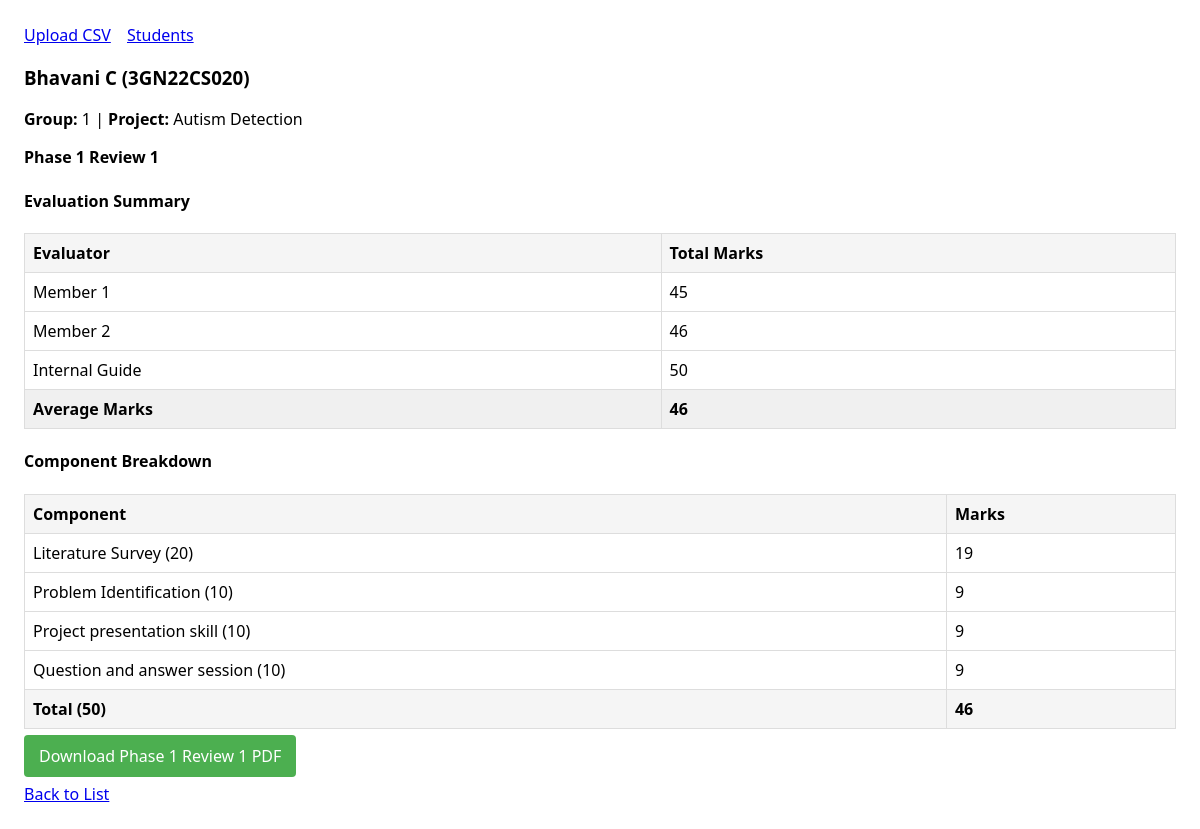
The app's page /students/1?phase=1&review=1 with its own data.
### models.py (models this page shows)
class Student(db.Model):
    id = db.Column(db.Integer, primary_key=True)
    group_no = db.Column(db.String(50))
    project_title = db.Column(db.String(255))
    project_guide = db.Column(db.String(128))
    seat_no = db.Column(db.String(64), nullable=False, index=True)
    name = db.Column(db.String(128), nullable=False)
    evaluations = db.relationship("Evaluation", backref="student", lazy=True, cascade="all, delete-orphan")

class Evaluation(db.Model):
    __table_args__ = (
        db.UniqueConstraint('student_id', 'phase', 'review_no', name='uq_eval_student_phase_review'),
    )
    id = db.Column(db.Integer, primary_key=True)
    phase = db.Column(db.Integer, default=1, nullable=False)  # 1 or 2
    review_no = db.Column(db.Integer, default=1, nullable=False)  # 1 or 2
    total_marks = db.Column(db.Integer, nullable=False)
    criteria1 = db.Column(db.Integer, nullable=False)  # P1R1: Lit Survey(20), P1R2: Objectives(10), P2: Prelim(15)
    criteria2 = db.Column(db.Integer, nullable=False)  # P1R1: Problem(10), P1R2: Methodology(10), P2: Execution(15)
    criteria3 = db.Column(db.Integer, nullable=False)  # All: Presentation (10/15)
    criteria4 = db.Column(db.Integer, nullable=False)  # All: Q&A (10/15)
    member1_criteria1 = db.Column(db.Integer, nullable=True)
    member1_criteria2 = db.Column(db.Integer, nullable=True)
    member1_criteria3 = db.Column(db.Integer, nullable=True)
    member1_criteria4 = db.Column(db.Integer, nullable=True)
    member2_criteria1 = db.Column(db.Integer, nullable=True)
    member2_criteria2 = db.Column(db.Integer, nullable=True)
    member2_criteria3 = db.Column(db.Integer, nullable=True)
    member2_criteria4 = db.Column(db.Integer, nullable=True)
    guide_criteria1 = db.Column(db.Integer, nullable=True)
    guide_criteria2 = db.Column(db.Integer, nullable=True)
    guide_criteria3 = db.Column(db.Integer, nullable=True)
    guide_criteria4 = db.Column(db.Integer, nullable=True)
    student_id = db.Column(db.Integer, db.ForeignKey("student.id"), nullable=False)

### app.py (the view)
    @app.route("/students/<int:student_id>")
    def student_detail(student_id: int):
        phase = request.args.get("phase", session.get("current_phase", 1), type=int)
        review = request.args.get("review", session.get("current_review", 1), type=int)
        session["current_phase"] = phase
        session["current_review"] = review
        student = Student.query.get_or_404(student_id)
        ev = Evaluation.query.filter_by(student=student, phase=phase, review_no=review).first()
        if not ev:
            flash(f"No evaluation found for Phase {phase} Review {review}", "error")
            return redirect(url_for("list_students", phase=phase, review=review))
        config = get_review_config(phase, review)
        return render_template("student_detail.html", student=student, ev=ev, phase=phase, review=review, config=config)

### review_config.py (called while the page is built)
def get_review_config(phase, review):
    return REVIEW_CRITERIA.get((phase, review))

### templates/student_detail.html
{% extends "base.html" %}
{% block content %}
<h3>{{ student.name }} ({{ student.seat_no }})</h3>
<p><strong>Group:</strong> {{ student.group_no or '-' }} | <strong>Project:</strong> {{ student.project_title or '-' }}</p>
<p><strong>Phase {{ phase }} Review {{ review }}</strong></p>
<h4>Evaluation Summary</h4>
{% set member1_total = (ev.member1_criteria1 or 0) + (ev.member1_criteria2 or 0) + (ev.member1_criteria3 or 0) + (ev.member1_criteria4 or 0) %}
{% set member2_total = (ev.member2_criteria1 or 0) + (ev.member2_criteria2 or 0) + (ev.member2_criteria3 or 0) + (ev.member2_criteria4 or 0) %}
{% set guide_total = (ev.guide_criteria1 or 0) + (ev.guide_criteria2 or 0) + (ev.guide_criteria3 or 0) + (ev.guide_criteria4 or 0) %}
<table>
  <tr>
    <th>Evaluator</th>
    <th>Total Marks</th>
  </tr>
  <tr>
    <td>Member 1</td>
    <td>{{ member1_total }}</td>
  </tr>
  <tr>
    <td>Member 2</td>
    <td>{{ member2_total }}</td>
  </tr>
  <tr>
    <td>Internal Guide</td>
    <td>{{ guide_total }}</td>
  </tr>
  <tr style="background-color: #f0f0f0; font-weight: bold;">
    <td>Average Marks</td>
    <td><strong>{{ ev.total_marks }}</strong></td>
  </tr>
</table>
<h4>Component Breakdown</h4>
<table>
  <tr><th>Component</th><th>Marks</th></tr>
  {% if config %}
  {% for criterion in config.criteria %}
  <tr>
    <td>{{ criterion.name }} ({{ criterion.max_marks }})</td>
    <td>{{ ev['criteria' ~ loop.index] }}</td>
  </tr>
  {% endfor %}
  {% else %}
  <tr><td>Criterion 1</td><td>{{ ev.criteria1 }}</td></tr>
  <tr><td>Criterion 2</td><td>{{ ev.criteria2 }}</td></tr>
  <tr><td>Criterion 3</td><td>{{ ev.criteria3 }}</td></tr>
  <tr><td>Criterion 4</td><td>{{ ev.criteria4 }}</td></tr>
  {% endif %}
  <tr><th>Total (50)</th><th>{{ ev.total_marks }}</th></tr>
</table>
<p>
  <a href="{{ url_for('download_review1', student_id=student.id, phase=phase, review=review) }}"
     style="background-color: #4CAF50; color: white; padding: 10px 15px; text-decoration: none; border-radius: 4px;">
    Download Phase {{ phase }} Review {{ review }} PDF
  </a>
</p>
<p><a href="{{ url_for('list_students', phase=phase, review=review) }}">Back to List</a></p>
{% endblock %}

### templates/base.html (style rules this page uses)
body { font-family: system-ui, Arial, sans-serif; margin: 24px; }
table { border-collapse: collapse; width: 100%; }
th, td { border: 1px solid #ddd; padding: 8px; }
th { background: #f5f5f5; text-align: left; }

### records on screen
Student: name "Bhavani C", seat_no "3GN22CS020", group_no "1", project_title "Autism Detection"
Evaluation: total_marks "46", criteria1 "19" "9" "9" "9"

### other values on screen
{{ phase }} "1"
{{ review }} "1"
{{ member1_total }} "45"
{{ member2_total }} "46"
{{ guide_total }} "50"
{{ criterion.name }} "Literature Survey" "Problem Identification" "Project presentation skill" "Question and answer session"
{{ criterion.max_marks }} "20" "10" "10" "10"
